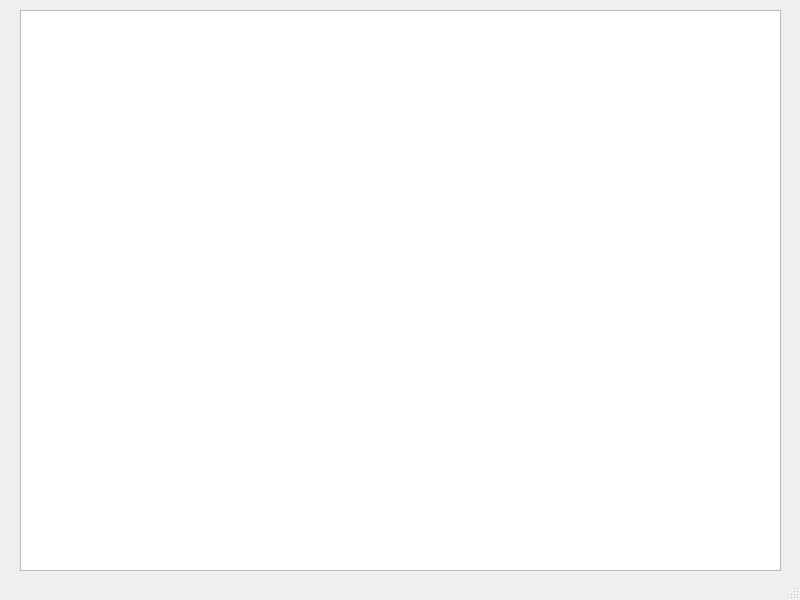
<?xml version="1.0" encoding="UTF-8"?>
<ui version="4.0">
 <class>MainWindow</class>
 <widget class="QMainWindow" name="MainWindow">
  <property name="geometry">
   <rect>
    <x>0</x>
    <y>0</y>
    <width>800</width>
    <height>600</height>
   </rect>
  </property>
  <property name="windowTitle">
   <string>MainWindow</string>
  </property>
  <widget class="QWidget" name="centralwidget">
   <widget class="QTableWidget" name="table">
    <property name="geometry">
     <rect>
      <x>20</x>
      <y>10</y>
      <width>761</width>
      <height>561</height>
     </rect>
    </property>
   </widget>
  </widget>
  <widget class="QStatusBar" name="statusbar"/>
 </widget>
 <resources/>
 <connections/>
</ui>
